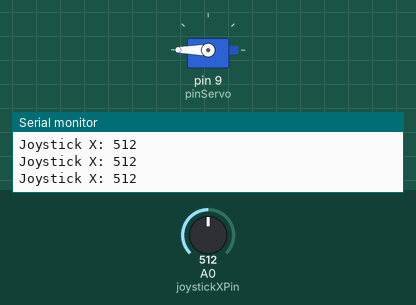
Bench run of a sketch on a simulated Arduino Uno, built with avr-gcc and run on an emulated ATmega328P. On the bench: servo, the last lines printed to the serial monitor. The test bench sets the inputs (shaded band); at power-on: A0 (joystickXPin) = 512.

Above: at 1.2 s.
1.3 s: A0 (joystickXPin) set to 527
At 2.3 s:
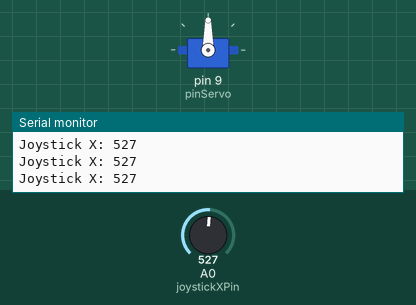
2.8 s: A0 (joystickXPin) set to 552
4.3 s: A0 (joystickXPin) set to 568
At 5.1 s:
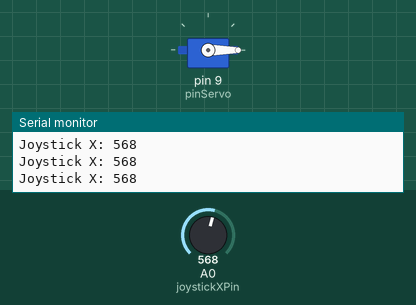
5.8 s: A0 (joystickXPin) set to 550
At 6.5 s:
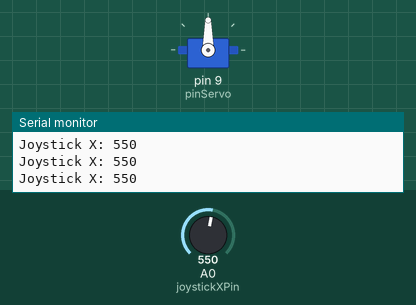
7.3 s: A0 (joystickXPin) set to 570
At 7.9 s:
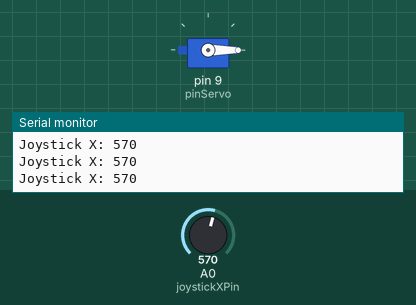
Timing chart, 0 to 9.8 s (numbered marks = the images above; inputs shaded):
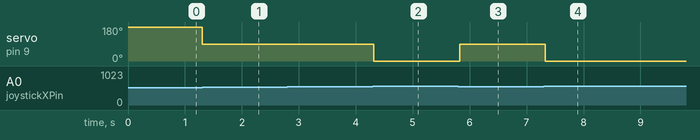

The sketch:

actuador_lineal_1.ino
```cpp
//Aitor Gómez Ogueta UO294066
//Diego García González UO294255
//Ejercicio actuador lineal 1.

#include <Servo.h>

const int joystickXPin = A0;
Servo servo;
const int pinServo = 9;

void setup() {
  Serial.begin(9600);
  servo.attach(pinServo);
}

void loop() {
  int joystickXValue = analogRead(joystickXPin);
  Serial.print("Joystick X: ");
  Serial.println(joystickXValue);

  if (joystickXValue > 560) {
    servo.write(0);
  } else if (joystickXValue < 520) {
    servo.write(180);

  } else {
    servo.write(90);
  }
delay(100);
}
```

Measured:
- the behaviour switches between 519 and 520 on A0 (joystickXPin) (found by bisection; images 0 and 1)
- the behaviour switches between 560 and 561 on A0 (joystickXPin) (found by bisection; images 1 and 2)
- after the input at 1.3 s, servo on pin 9 (pinServo): 180° → 90° at once
- after the input at 4.3 s, servo on pin 9 (pinServo): 90° → 0° at once
- after the input at 5.8 s, servo on pin 9 (pinServo): 0° → 90° at once
- after the input at 7.3 s, servo on pin 9 (pinServo): 90° → 0° at once
